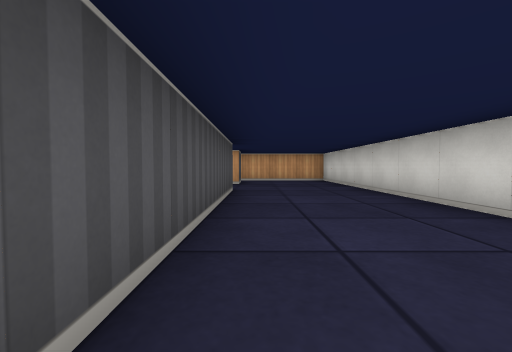
View 1 (above)

16 first-person views from a walk through a cub3D ray-caster map. The camera is about half as high as the walls, tilts 2° down and sees 90° across. The floor is counted in squares. Each view is taken from the middle of a square. On the plan, view 1 faces up. The plan holds only what a view shows up to about 9 squares ahead; the rest is blank.

View 2
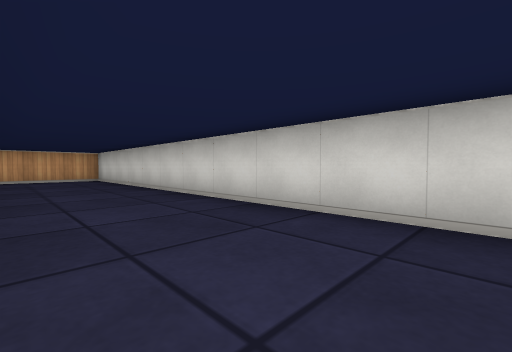

View 3
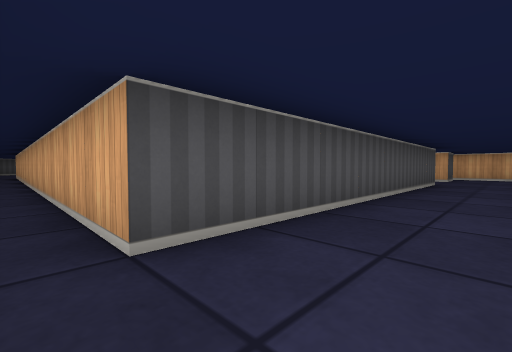

View 4
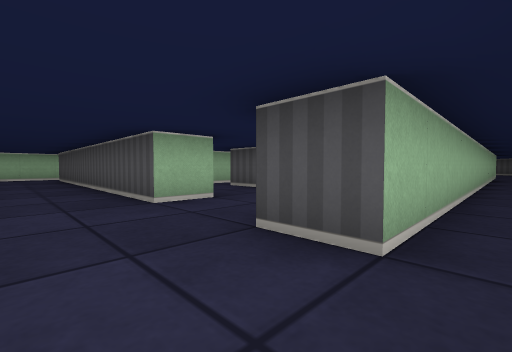

View 5
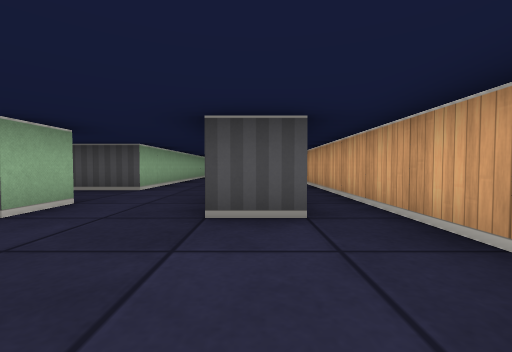

View 6
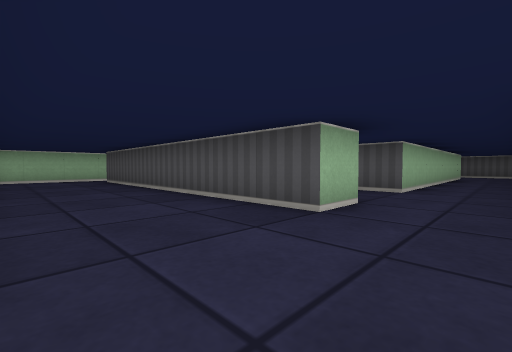

View 7
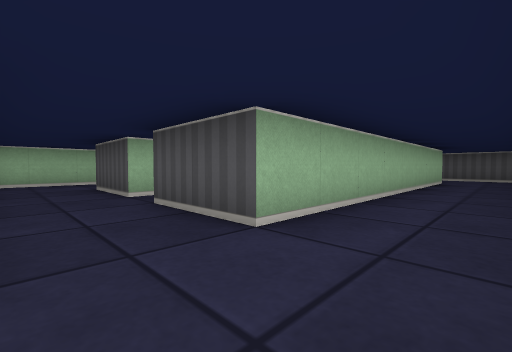

View 8
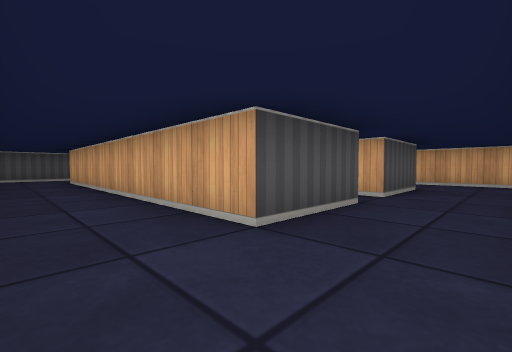

View 9
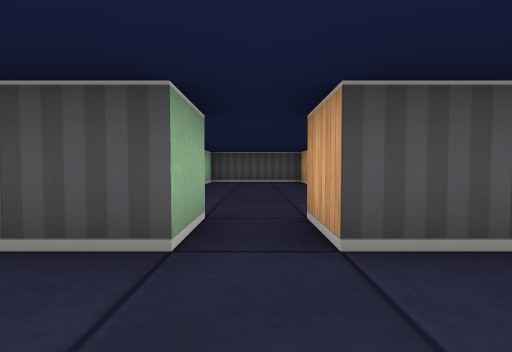

View 10
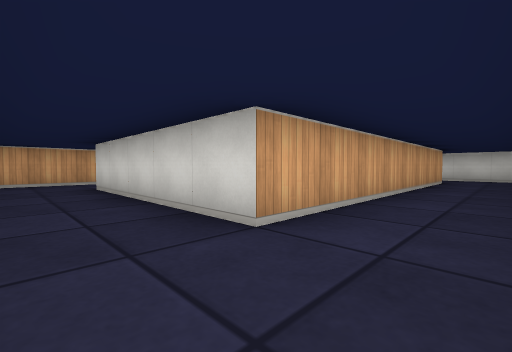

View 11
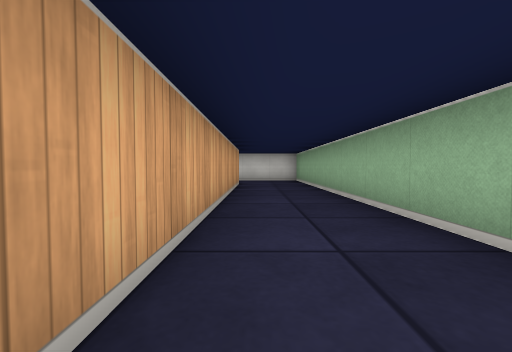

View 12
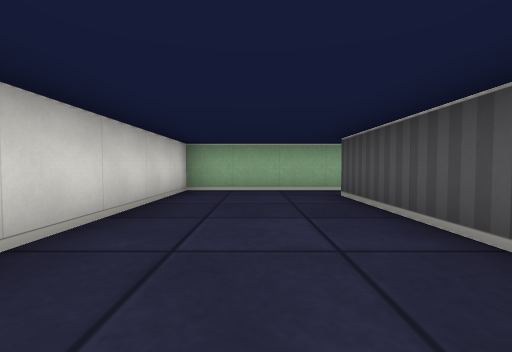

View 13
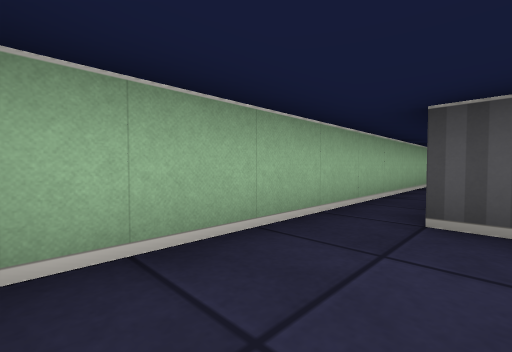

View 14
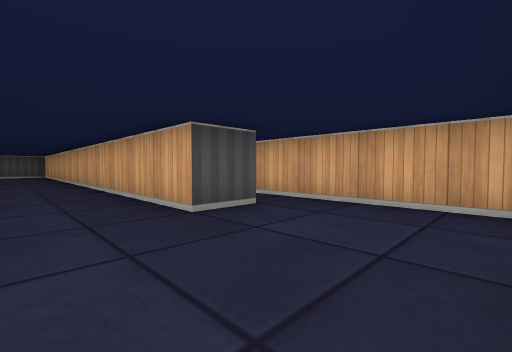

View 15
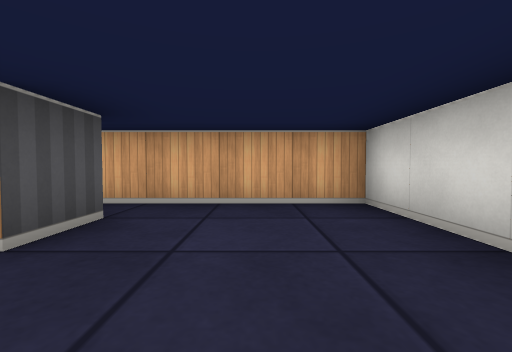

View 16
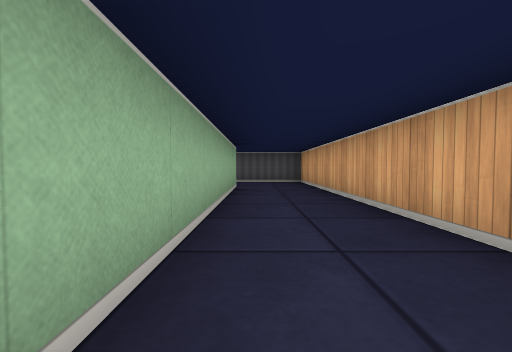

### Floor plan
Points are (right, up) in squares from view 1. A wall is a line through its corners. A room is listed if a view was taken in it or the views show most of it. See-through windows are left out.
Room 1 (views 1, 2, 3, 4, 5, 6, 12, 13, 14, 15)
walls: (-1.6, 5.5) (-0.5, 5.5) (-0.5, -2.5) (-11.2, -2.5); (-5.5, -3.5) (2.5, -3.5) (2.5, 9.5) (-5.5, 9.5); (-11, 8.5) (-0.5, 8.5) (-0.5, 7.5) (-1.5, 7.5)
ways out: opening at (-1, 6.5) to room 2
Room 2 (views 7, 8, 10, 11, 16)
walls: (-3.5, 2.5) (-3.5, 0.5) (-11.5, 0.5) (-11.5, 5.5) (-3.5, 5.5) (-3.5, 3.5); (-1.5, 7.5) (-13.5, 7.5) (-13.5, 5.4); (-9.6, -1.5) (-2, -1.5); (-13.5, 0.2) (-13.5, -1); (-1.5, -1) (-1.5, 0.2)
ways out: opening at (-1, 6.5) to room 1; opening at (-2.5, 1.5) to room 3; opening at (-2.5, 4.5) to room 3
Room 3 (view 9)
walls: (-3.5, 3.5) (-4.5, 3.5); (-4.5, 2.5) (-3.5, 2.5)
ways out: opening at (-2.5, 1.5) to room 2; opening at (-2.5, 4.5) to room 2; opening at (-4, 3) to room 4
Room 4 (no view inside)
walls: (-9.5, 4.5) (-10.5, 4.5) (-10.5, 1.5) (-9.5, 1.5)
ways out: opening at (-4, 3) to room 3

Where each view was taken, in squares from view 1:
view 1: 0 up, 0 right, facing up
view 2: 1 down, 0 right, facing up-right
view 3: 3 down, 1 right, facing up-left
view 4: 9 up, 1 right, facing down-left
view 5: 8 up, 2 right, facing left
view 6: 7 up, 2 right, facing down-left
view 7: 7 up, 2 left, facing down-left
view 8: 1 down, 2 left, facing up-left
view 9: 3 up, 2 left, facing left
view 10: 1 down, 13 left, facing up-right
view 11: 0 up, 11 left, facing right
view 12: 2 up, 1 right, facing down
view 13: 2 down, 2 right, facing down-left
view 14: 6 up, 2 right, facing up-left
view 15: 6 up, 1 right, facing up
view 16: 6 up, 5 left, facing left
